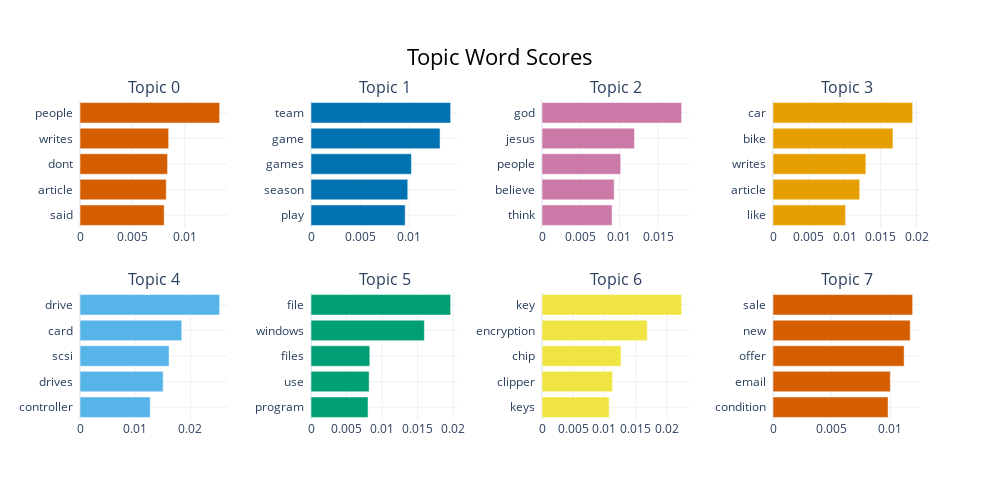

Here is the notebook cell this chart was saved with:
### Code cell
topic_model.visualize_barchart()

### Figure 1 — Plotly figure (JSON) as saved in the notebook; plotly's stock layout.template omitted (floating-point values rounded to 4 significant figures)
{"data": [{"marker": {"color": "#D55E00"}, "orientation": "h", "type": "bar", "x": [0.008032, 0.008231, 0.008354, 0.008459, 0.01333], "xaxis": "x", "y": ["said  ", "article  ", "dont  ", "writes  ", "people  "], "yaxis": "y"}, {"marker": {"color": "#0072B2"}, "orientation": "h", "type": "bar", "x": [0.009575, 0.009838, 0.01021, 0.01312, 0.0142], "xaxis": "x2", "y": ["play  ", "season  ", "games  ", "game  ", "team  "], "yaxis": "y2"}, {"marker": {"color": "#CC79A7"}, "orientation": "h", "type": "bar", "x": [0.00905, 0.009317, 0.01016, 0.01194, 0.01803], "xaxis": "x3", "y": ["think  ", "believe  ", "people  ", "jesus  ", "god  "], "yaxis": "y3"}, {"marker": {"color": "#E69F00"}, "orientation": "h", "type": "bar", "x": [0.01011, 0.01208, 0.01294, 0.01672, 0.01946], "xaxis": "x4", "y": ["like  ", "article  ", "writes  ", "bike  ", "car  "], "yaxis": "y4"}, {"marker": {"color": "#56B4E9"}, "orientation": "h", "type": "bar", "x": [0.01272, 0.01506, 0.01612, 0.01842, 0.02529], "xaxis": "x5", "y": ["controller  ", "drives  ", "scsi  ", "card  ", "drive  "], "yaxis": "y5"}, {"marker": {"color": "#009E73"}, "orientation": "h", "type": "bar", "x": [0.008023, 0.008176, 0.00827, 0.01595, 0.01964], "xaxis": "x6", "y": ["program  ", "use  ", "files  ", "windows  ", "file  "], "yaxis": "y6"}, {"marker": {"color": "#F0E442"}, "orientation": "h", "type": "bar", "x": [0.01076, 0.0113, 0.01265, 0.01685, 0.02236], "xaxis": "x7", "y": ["keys  ", "clipper  ", "chip  ", "encryption  ", "key  "], "yaxis": "y7"}, {"marker": {"color": "#D55E00"}, "orientation": "h", "type": "bar", "x": [0.009798, 0.009984, 0.01117, 0.01168, 0.01189], "xaxis": "x8", "y": ["condition  ", "email  ", "offer  ", "new  ", "sale  "], "yaxis": "y8"}], "layout": {"annotations": [{"font": {"size": 16}, "showarrow": false, "text": "Topic 0", "x": 0.0875, "xanchor": "center", "xref": "paper", "y": 1, "yanchor": "bottom", "yref": "paper"}, {"font": {"size": 16}, "showarrow": false, "text": "Topic 1", "x": 0.3625, "xanchor": "center", "xref": "paper", "y": 1, "yanchor": "bottom", "yref": "paper"}, {"font": {"size": 16}, "showarrow": false, "text": "Topic 2", "x": 0.6375, "xanchor": "center", "xref": "paper", "y": 1, "yanchor": "bottom", "yref": "paper"}, {"font": {"size": 16}, "showarrow": false, "text": "Topic 3", "x": 0.9125, "xanchor": "center", "xref": "paper", "y": 1, "yanchor": "bottom", "yref": "paper"}, {"font": {"size": 16}, "showarrow": false, "text": "Topic 4", "x": 0.0875, "xanchor": "center", "xref": "paper", "y": 0.4, "yanchor": "bottom", "yref": "paper"}, {"font": {"size": 16}, "showarrow": false, "text": "Topic 5", "x": 0.3625, "xanchor": "center", "xref": "paper", "y": 0.4, "yanchor": "bottom", "yref": "paper"}, {"font": {"size": 16}, "showarrow": false, "text": "Topic 6", "x": 0.6375, "xanchor": "center", "xref": "paper", "y": 0.4, "yanchor": "bottom", "yref": "paper"}, {"font": {"size": 16}, "showarrow": false, "text": "Topic 7", "x": 0.9125, "xanchor": "center", "xref": "paper", "y": 0.4, "yanchor": "bottom", "yref": "paper"}], "height": 500, "hoverlabel": {"bgcolor": "white", "font": {"family": "Rockwell", "size": 16}}, "showlegend": false, "title": {"font": {"color": "Black", "size": 22}, "text": "Topic Word Scores", "x": 0.5, "xanchor": "center", "yanchor": "top"}, "width": 1000, "xaxis": {"anchor": "y", "domain": [0, 0.175], "showgrid": true}, "xaxis2": {"anchor": "y2", "domain": [0.275, 0.45], "showgrid": true}, "xaxis3": {"anchor": "y3", "domain": [0.55, 0.725], "showgrid": true}, "xaxis4": {"anchor": "y4", "domain": [0.825, 1], "showgrid": true}, "xaxis5": {"anchor": "y5", "domain": [0, 0.175], "showgrid": true}, "xaxis6": {"anchor": "y6", "domain": [0.275, 0.45], "showgrid": true}, "xaxis7": {"anchor": "y7", "domain": [0.55, 0.725], "showgrid": true}, "xaxis8": {"anchor": "y8", "domain": [0.825, 1], "showgrid": true}, "yaxis": {"anchor": "x", "domain": [0.6, 1], "showgrid": true}, "yaxis2": {"anchor": "x2", "domain": [0.6, 1], "showgrid": true}, "yaxis3": {"anchor": "x3", "domain": [0.6, 1], "showgrid": true}, "yaxis4": {"anchor": "x4", "domain": [0.6, 1], "showgrid": true}, "yaxis5": {"anchor": "x5", "domain": [0, 0.4], "showgrid": true}, "yaxis6": {"anchor": "x6", "domain": [0, 0.4], "showgrid": true}, "yaxis7": {"anchor": "x7", "domain": [0, 0.4], "showgrid": true}, "yaxis8": {"anchor": "x8", "domain": [0, 0.4], "showgrid": true}}}
